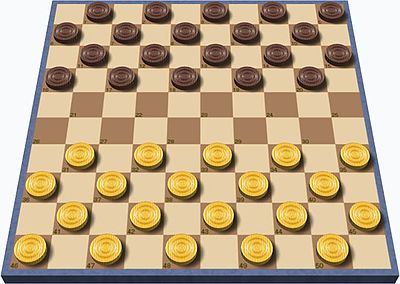
#> input picture 01/board1.jpg, 400 x 284 px
$ python hw1_1.py
#> lines starting #> are read from the running program, lines starting #| are printed output that depends on the picture; after the words box and inside, x2 and y2 are one past the last pixel; in counts of white or black regions, pixels touching at a corner belong together
#> further down, src is the input picture: shape (284, 400, 3); mean B, G, R 136.4, 168.1, 189.6
### 01/hw1_3.py
import sys
import cv2
import numpy as np

def order_points(pts):
    src_pts=np.zeros((4,2),dtype="float32")
    s=pts.sum(axis=1)
    src_pts[0]=pts[np.argmin(s)]
    src_pts[2]=pts[np.argmax(s)]

    diff=np.diff(pts,axis=1)
    src_pts[1]=pts[np.argmin(diff)]
    src_pts[3]=pts[np.argmax(diff)]

    return src_pts

def get_pers_mat(src, pts):
    src_pts=order_points(pts)
    (tl,tr,br,bl)=src_pts
    w=640
    h=640
    dst_pts=np.array([[0,0],
                      [w-1,0],
                      [w-1,h-1],
                      [0,h-1]]).astype(np.float32)
    pers_mat=cv2.getPerspectiveTransform(src_pts,dst_pts)
    return pers_mat

def automatic_perspective(src):
    gray=cv2.cvtColor(src,cv2.COLOR_BGR2GRAY)
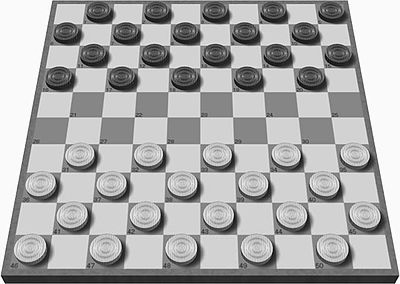
#> gray: shape (284, 400); min 2, max 255, mean 170.9
    edge=cv2.Canny(gray,50,150)
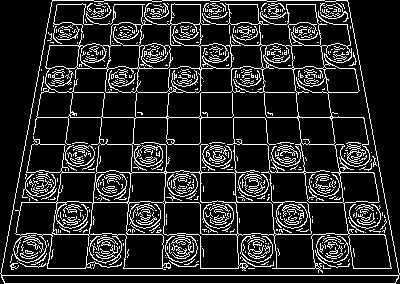
#> edge: shape (284, 400); 15.2% white in thin lines or dots
    contours,_=cv2.findContours(edge.copy(),cv2.RETR_TREE,cv2.CHAIN_APPROX_SIMPLE)
#> contours = 736 contours, 655 with area under 20; largest, box (x1, y1, x2, y2) and area: (0, 0, 400, 284) 98579, (0, 0, 400, 276) 95422, (13, 3, 392, 273) 55918, (131, 66, 349, 269) 16327, (45, 66, 171, 119) 3781
    contours=sorted(contours,key=cv2.contourArea,reverse=True)[:5] #크기가 큰 순서대로 정렬
#> contours = 5 contours; box (x1, y1, x2, y2) and area: (0, 0, 400, 284) 98579, (0, 0, 400, 276) 95422, (13, 3, 392, 273) 55918, (131, 66, 349, 269) 16327, (45, 66, 171, 119) 3781
    for pts in contours:
        approx=cv2.approxPolyDP(pts,cv2.arcLength(pts,True)*0.02,True)
        tmp=approx
        if len(approx)==4: #가장 큰 사각형을 보드라고 가정
            tmp=approx
            break
#> this loop made 1 pass
    pers_mat=get_pers_mat(src,tmp.reshape(4,2))
#> in order_points, `s=pts.sum(axis=1)`: s = [52, 287, 678, 347]
#> in order_points, `diff=np.diff(pts,axis=1)`: diff = [-52, 279, -112, -347]
#> in get_pers_mat, `src_pts=order_points(pts)`: src_pts = [[52, 0], [347, 0], [395, 283], [4, 283]]
#> in get_pers_mat, `(tl,tr,br,bl)=src_pts`: tl = [52, 0]; tr = [347, 0]; br = [395, 283]; bl = [4, 283]
#> in get_pers_mat, `pers_mat=cv2.getPerspectiveTransform(src_pts,dst_pts)`: pers_mat = [[2.17, 0.367, -112.6], [5.76e-16, 2.99, -4.66e-14], [7.23e-19, 0.00115, 1]]
    dst=cv2.warpPerspective(src,pers_mat,(640,640))
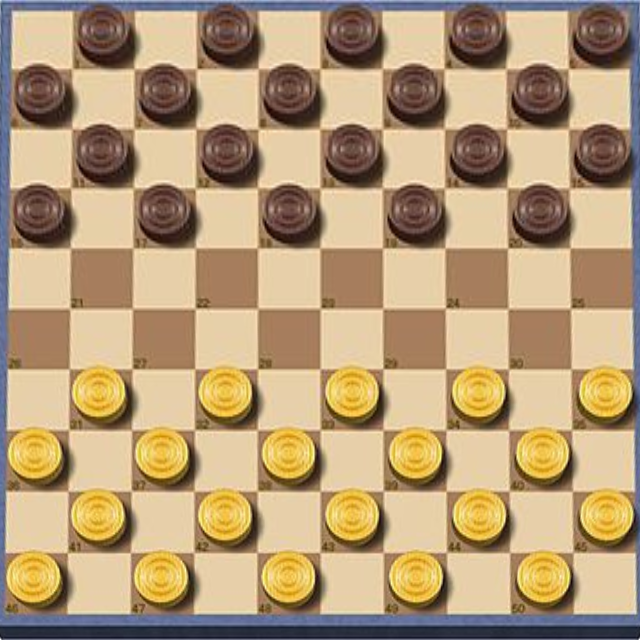
#> dst: shape (640, 640, 3); mean B, G, R 119.1, 155, 180.8
    return dst

# [11 lines that do not run on import are left out]

### 01/hw1_1.py
import sys
import cv2
import numpy as np
import hw1_3 as APT
import math

if len(sys.argv)>1:
    filename=sys.argv[1]
else:
    filename='board1.jpg'
src=cv2.imread(filename)

crop=APT.automatic_perspective(src.copy()) #color
mid=cv2.cvtColor(crop,cv2.COLOR_BGR2GRAY)
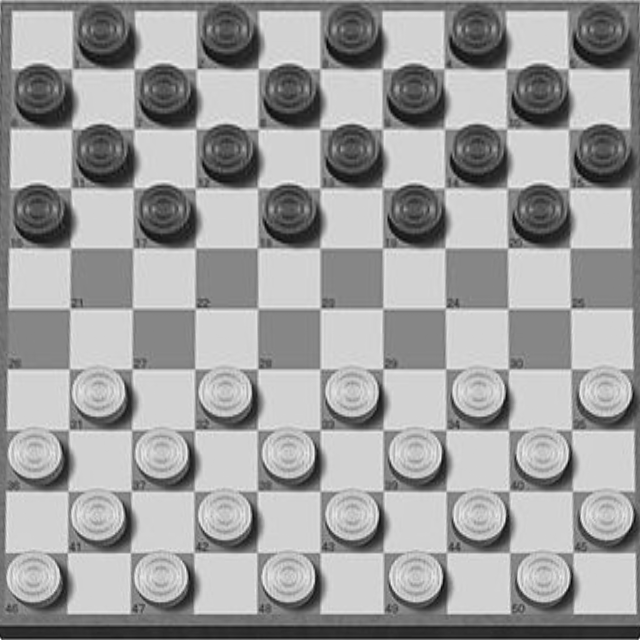
#> mid: shape (640, 640); min 6, max 254, mean 158.7
edges=cv2.Canny(mid, 50,150)
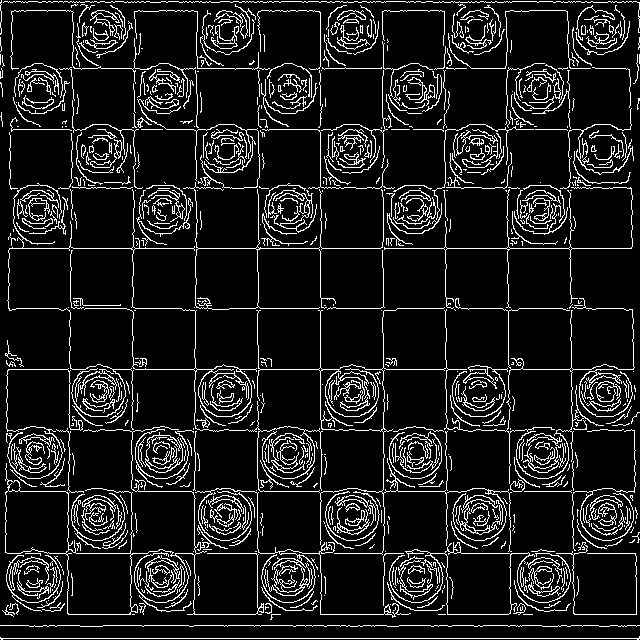
#> edges: shape (640, 640); 11.1% white in thin lines or dots
lines = cv2.HoughLines(edges, 1, np.pi / 180, 230)
#> lines = 24 rows, first 8: [638, 1.57], [248, 1.57], [369, 1.57], [553, 1.57], [625, 1.57], [308, 1.57], [320, 0], [491, 1.57]

if lines is not None:
    cord_x=[]
    cord_y=[]
    for i in range(lines.shape[0]):
        rho=lines[i][0][0]
        theta=lines[i][0][1]
        cos_t=math.cos(theta)
        sin_t=math.sin(theta)
        x0, y0 = rho*cos_t, rho*sin_t
        alpha=1000
        pt1=(int(x0-alpha*sin_t),int(y0+alpha*cos_t))
        pt2=(int(x0+alpha*sin_t),int(y0-alpha*cos_t))
        cord_x.append(pt1[0])
        cord_x.append(pt2[0])
        cord_y.append(pt1[1])
        cord_y.append(pt2[1])
        cv2.line(crop, pt1,pt2, (0, 0, 255), 2,cv2.LINE_AA)
#> this loop made 24 passes
#> (rho, theta, cos_t, sin_t, x0, y0, pt1, pt2) on passes 1 to 10: (638, 1.57, -4.37e-08, 1, -2.79e-05, 638, (-1000, 637), (999, 638)), (248, 1.57, -4.37e-08, 1, -1.08e-05, 248, (-1000, 247), (999, 248)), (369, 1.57, -4.37e-08, 1, -1.61e-05, 369, (-1000, 368), (999, 369)), (553, 1.57, -4.37e-08, 1, -2.42e-05, 553, (-1000, 552), (999, 553)), (625, 1.57, -4.37e-08, 1, -2.73e-05, 625, (-1000, 624), (999, 625)), (308, 1.57, -4.37e-08, 1, -1.35e-05, 308, (-1000, 307), (999, 308)), (320, 0, 1, 0, 320, 0, (320, 1000), (320, -1000)), (491, 1.57, -4.37e-08, 1, -2.15e-05, 491, (-1000, 490), (999, 491)), (129, 1.57, -4.37e-08, 1, -5.64e-06, 129, (-1000, 128), (999, 129)), (614, 1.57, -4.37e-08, 1, -2.68e-05, 614, (-1000, 613), (999, 614))
#> (rho, theta, sin_t, x0, y0, pt1, pt2) on pass 13: (1, 1.57, 1, -4.37e-08, 1, (-1000, 0), (999, 1))
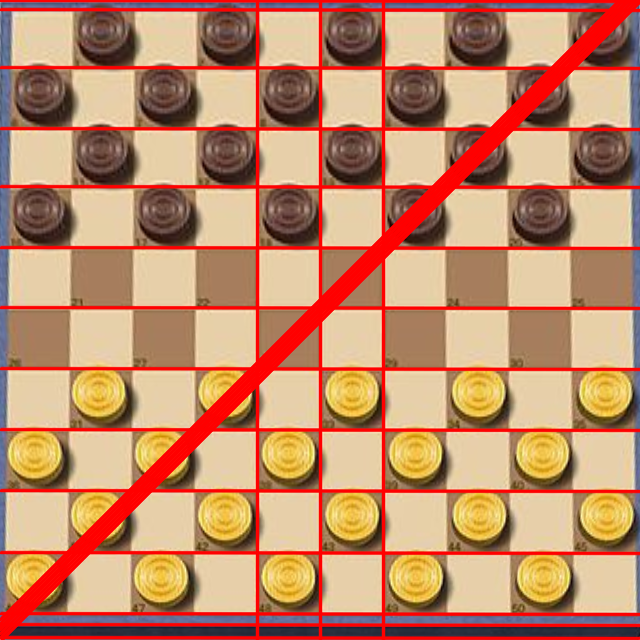
#> crop: shape (640, 640, 3); 16.38% of pixels changed, all inside (x1, y1, x2, y2) = (0, 0, 640, 640)
#> after the loop, cord_x = 48 values, max 1027 at index 47, min -1000 at index 0, mean 131.6; cord_y = 48 values, max 1027 at index 46, min -1000 at index 13, mean 286.2

for i in range(len(cord_x)):
    if cord_x[i]>640:
        cord_x[i]=640
    elif cord_x[i]<0:
        cord_x[i]=0
#> this loop made 48 passes
#> after the loop, cord_x = 48 values, max 640 at index 1, min 0 at index 0, mean 320
for i in range(len(cord_y)):
    if cord_y[i]>640:
        cord_y[i]=640
    elif cord_y[i]<0:
        cord_y[i]=0
#> after the loop, cord_y = 48 values, max 640 at index 12, min 0 at index 13, mean 327.7

top=0
left=0
right=0
bottom=0

for i in range(len(cord_x)): #전체좌표
    if cord_y[i]<5: #상단
        top+=1
        cv2.circle(crop,(cord_x[i],cord_y[i]),3,(255,0,255),5)
    if cord_y[i]>635: #하단
        bottom+=1
        cv2.circle(crop,(cord_x[i],cord_y[i]),3,(255,255,255),5)
    if cord_x[i]<5: #좌측
        left+=1
        cv2.circle(crop,(cord_x[i],cord_y[i]),3,(0,255,255),5)
    if cord_x[i]>635: #우측
        right+=1
        cv2.circle(crop,(cord_x[i],cord_y[i]),3,(255,255,0),5)
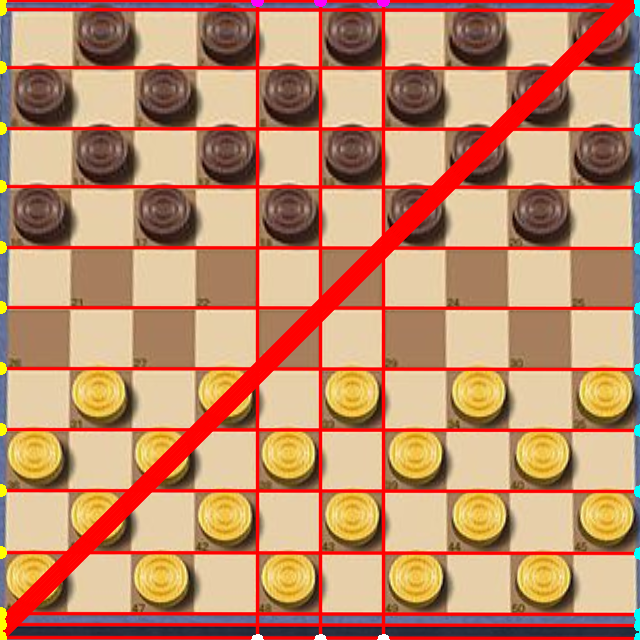
#> crop: shape (640, 640, 3); 0.52% of pixels changed, all inside (x1, y1, x2, y2) = (0, 0, 640, 640)
#> after the loop, bottom = 12; left = 21; right = 21; top = 12
value=[top,left,right,bottom]
#> value = [12, 21, 21, 12]
result=sum(value)/4
#> result = 16.5
if result>15: #오차를 감안한 Threshold
    print('10x10')
else:
    print('8x8')
cv2.imshow('src',src)
cv2.waitKey()
cv2.destroyAllWindows

$ run again, with 01/board2.jpg copied over 01/board1.jpg
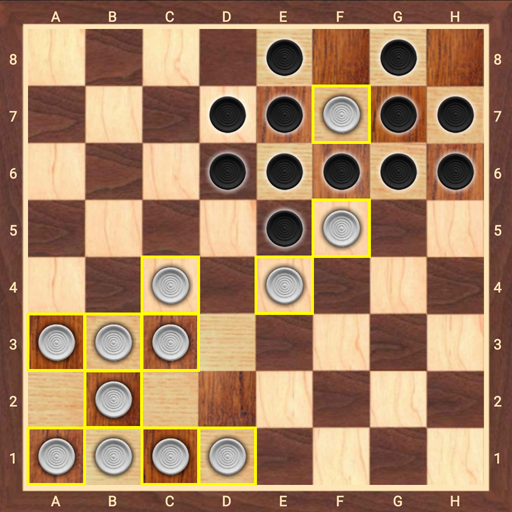
#> input picture 01/board2.jpg, 512 x 512 px
#> src is the input picture: shape (512, 512, 3); mean B, G, R 97.7, 129.3, 165.7
#> in automatic_perspective, `edge=cv2.Canny(gray,50,150)`:
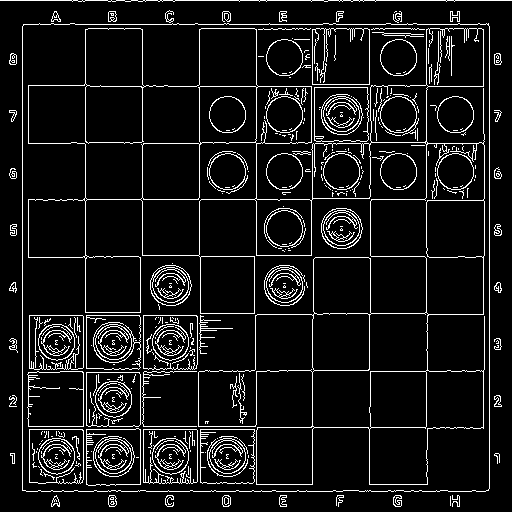
#> edge: shape (512, 512); 8.8% white in thin lines or dots
#> in automatic_perspective, `contours,_=cv2.findContours(edge.copy(),cv2.RETR_TREE,cv2.CHAIN_APPROX..`: contours = 512 contours, 350 with area under 20; largest, box (x1, y1, x2, y2) and area: (22, 23, 490, 492) 218018, (22, 23, 490, 492) 218016, (28, 28, 485, 485) 103140, (28, 28, 259, 200) 13116, (370, 142, 485, 315) 9746
#> in automatic_perspective, `contours=sorted(contours,key=cv2.contourArea,reverse=True)[:5]`: contours = 5 contours; box (x1, y1, x2, y2) and area: (22, 23, 490, 492) 218018, (22, 23, 490, 492) 218016, (28, 28, 485, 485) 103140, (28, 28, 259, 200) 13116, (370, 142, 485, 315) 9746
#> the loop in automatic_perspective, `for pts in contours:` made 1 pass
#> s = [47, 512, 978, 511]
#> diff = [1, 468, 2, -465]
#> src_pts = [[23, 24], [488, 23], [488, 490], [22, 490]]
#> tl = [23, 24]; tr = [488, 23]; br = [488, 490]; bl = [22, 490]
#> in get_pers_mat, `pers_mat=cv2.getPerspectiveTransform(src_pts,dst_pts)`: pers_mat = [[1.38, 0.00296, -31.75], [0.00296, 1.37, -33.06], [4.63e-06, 4.63e-06, 1]]
#> edges: shape (640, 640); 6.6% white in thin lines or dots
#> lines = 19 rows, first 8: [1, 0], [1, 1.57], [638, 1.57], [638, 0], [633, 0], [241, 1.57], [163, 1.57], [7, 1.57]
#> the loop `for i in range(lines.shape[0]):` made 19 passes
#> (rho, theta, cos_t, sin_t, x0, y0, pt1, pt2) on passes 1, 3, 4, 5, 6, 7: (1, 0, 1, 0, 1, 0, (1, 1000), (1, -1000)), (638, 1.57, -4.37e-08, 1, -2.79e-05, 638, (-1000, 637), (999, 638)), (638, 0, 1, 0, 638, 0, (638, 1000), (638, -1000)), (633, 0, 1, 0, 633, 0, (633, 1000), (633, -1000)), (241, 1.57, -4.37e-08, 1, -1.05e-05, 241, (-1000, 240), (999, 241)), (163, 1.57, -4.37e-08, 1, -7.12e-06, 163, (-1000, 162), (999, 163))
#> after the loop `for i in range(lines.shape[0]):`: cord_x = 38 values, max 999 at index 3, min -1000 at index 2, mean 150.9; cord_y = 38 values, max 1000 at index 0, min -1000 at index 1, mean 180.5
#> the loop `for i in range(len(cord_x)):` made 38 passes
#> after the loop `for i in range(len(cord_x)):`: cord_x = 38 values, max 640 at index 3, min 0 at index 2, mean 336.4
#> the loop `for i in range(len(cord_y)):` made 38 passes
#> after the loop `for i in range(len(cord_y)):`: cord_y = 38 values, max 640 at index 0, min 0 at index 1, mean 315.2
#> after the loop `for i in range(len(cord_x)):`:
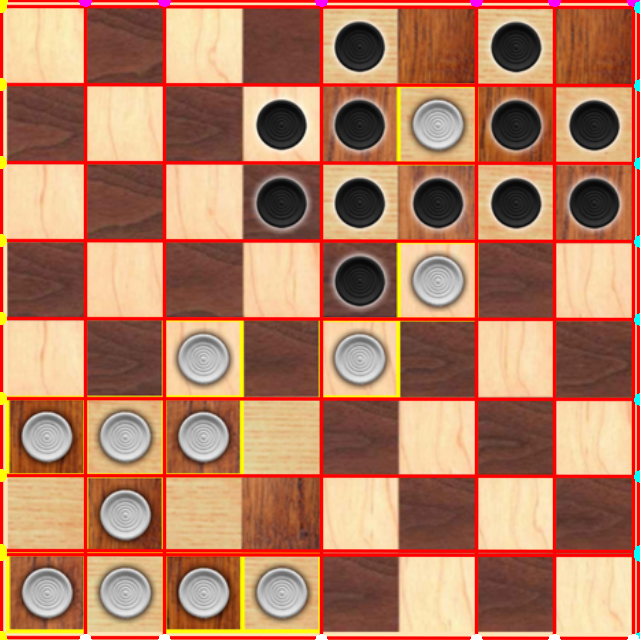
#> crop: shape (640, 640, 3); mean B, G, R 96.5, 125.2, 181
#> after the loop `for i in range(len(cord_x)):`: bottom = 10; left = 13; top = 10
#> value = [10, 13, 13, 10]
#> result = 11.5

$ run again, with 01/board3.jpg copied over 01/board1.jpg
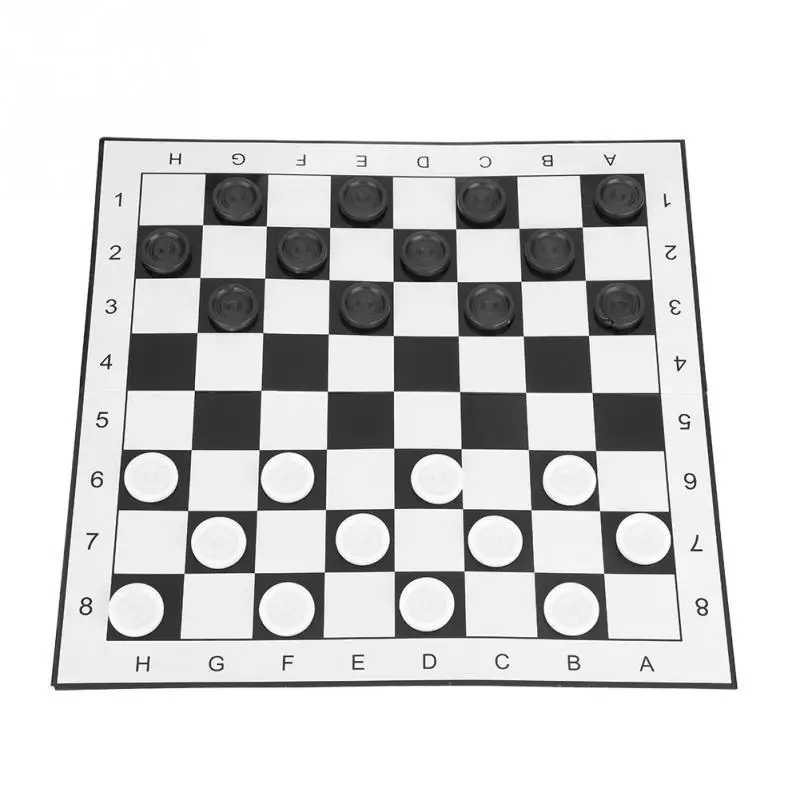
#> input picture 01/board3.jpg, 800 x 800 px
#> src is the input picture: shape (800, 800, 3); mean B, G, R 214.3, 214.3, 214.3
#> in automatic_perspective, `edge=cv2.Canny(gray,50,150)`:
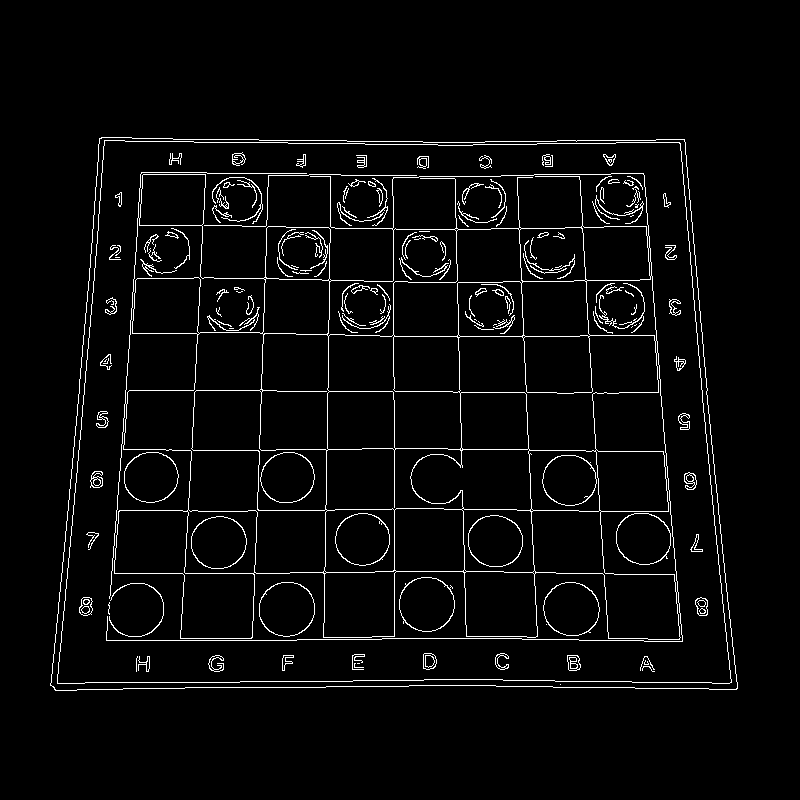
#> edge: shape (800, 800); 3.7% white in thin lines or dots, all inside (x1, y1, x2, y2) = (50, 137, 738, 691)
#> in automatic_perspective, `contours,_=cv2.findContours(edge.copy(),cv2.RETR_TREE,cv2.CHAIN_APPROX..`: contours = 309 contours, 150 with area under 20; largest, box (x1, y1, x2, y2) and area: (50, 137, 738, 691) 346598, (50, 137, 738, 691) 346590, (57, 140, 732, 684) 335294, (57, 140, 732, 684) 335291, (106, 172, 683, 642) 209102
#> in automatic_perspective, `contours=sorted(contours,key=cv2.contourArea,reverse=True)[:5]`: contours = 5 contours; box (x1, y1, x2, y2) and area: (50, 137, 738, 691) 346598, (50, 137, 738, 691) 346590, (57, 140, 732, 684) 335294, (57, 140, 732, 684) 335291, (106, 172, 683, 642) 209102
#> the loop in automatic_perspective, `for pts in contours:` made 1 pass
#> s = [237, 745, 1425, 823]
#> diff = [39, 635, -49, -545]
#> src_pts = [[99, 138], [684, 139], [737, 688], [55, 690]]
#> tl = [99, 138]; tr = [684, 139]; br = [737, 688]; bl = [55, 690]
#> in get_pers_mat, `pers_mat=cv2.getPerspectiveTransform(src_pts,dst_pts)`: pers_mat = [[1.13, 0.0903, -124.6], [-0.00241, 1.41, -193.9], [-9.3e-06, 0.000313, 1]]
#> edges: shape (640, 640); 5.9% white in thin lines or dots
#> lines = 19 rows, first 8: [453, 0], [638, 0], [386, 0], [117, 0], [1, 0], [589, 1.57], [590, 0], [520, 0]
#> the loop `for i in range(lines.shape[0]):` made 19 passes
#> (rho, theta, cos_t, sin_t, x0, y0, pt1, pt2) on passes 1 to 6: (453, 0, 1, 0, 453, 0, (453, 1000), (453, -1000)), (638, 0, 1, 0, 638, 0, (638, 1000), (638, -1000)), (386, 0, 1, 0, 386, 0, (386, 1000), (386, -1000)), (117, 0, 1, 0, 117, 0, (117, 1000), (117, -1000)), (1, 0, 1, 0, 1, 0, (1, 1000), (1, -1000)), (589, 1.57, -4.37e-08, 1, -2.57e-05, 589, (-1000, 588), (999, 589))
#> after the loop `for i in range(lines.shape[0]):`: cord_x = 38 values, max 999 at index 11, min -1009 at index 20, mean 217.2; cord_y = 38 values, max 1000 at index 0, min -1000 at index 1, mean 144.1
#> the loop `for i in range(len(cord_x)):` made 38 passes
#> after the loop `for i in range(len(cord_x)):`: cord_x = 38 values, max 640 at index 11, min 0 at index 10, mean 319.3
#> the loop `for i in range(len(cord_y)):` made 38 passes
#> after the loop `for i in range(len(cord_y)):`: cord_y = 38 values, max 640 at index 0, min 0 at index 1, mean 363
#> after the loop `for i in range(len(cord_x)):`:
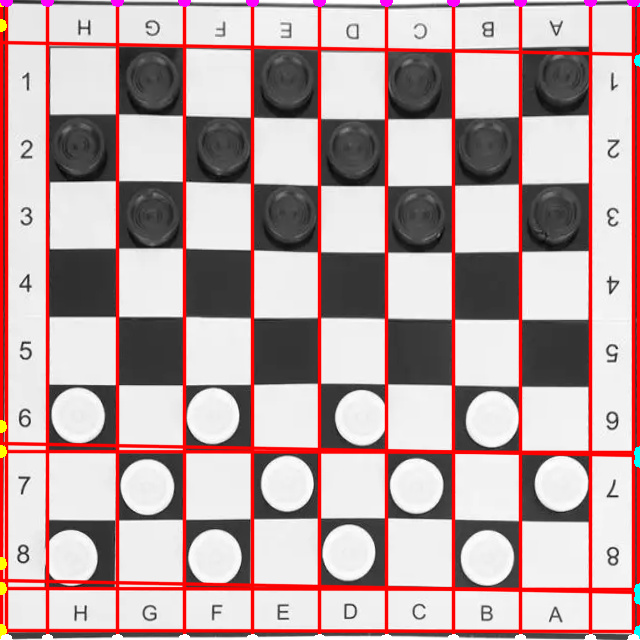
#> crop: shape (640, 640, 3); mean of channels 0, 1, 2 164.7, 164.5, 188.4; drawn as B, G, R
#> after the loop `for i in range(len(cord_x)):`: bottom = 13; left = 8; top = 13
#> value = [13, 8, 8, 13]
#> result = 10.5
